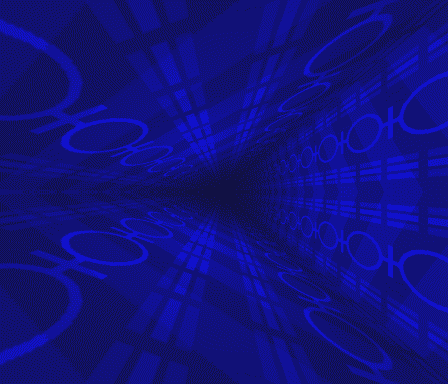
%> input picture tunnel/grfx data/stardust_tunnel_anim.gif, 448 x 384 px
$ octave stardust_tunnel_anim.m   (GNU Octave 9; MATLAB toolbox functions it lacks are replaced by stand-ins)
%> lines starting %> are read from the running program, lines starting %| are printed output that depends on the picture
%% Example Title

close all
clear

TMSMAP = [0,0,0               % 0 Transparent
    0,0,0               % 1 Black           0    0    0
    33,200,66            % 2 Medium green   33  200   66
    94,220,120           % 3 Light green    94  220  120
    84,85,237            % 4 Dark blue      84   85  237
    125,118,252           % 5 Light blue    125  118  252
    212,82,77             % 6 Dark red      212   82   77
    66,235,245            % 7 Cyan           66  235  245
    252,85,84             % 8 Medium red    252   85   84
    255,121,120           % 9 Light red     255  121  120
    212,193,84            % A Dark yellow   212  193   84
    230,206,128           % B Light yellow  230  206  128
    33,176,59             % C Dark green     33  176   59
    201,91,186            % D Magenta       201   91  186
    204,204,204           % E Gray          204  204  204
    255,255,255];         % F White         255  255  255

TMSMAP = TMSMAP/255;

[img,map,alpha]=imread('grfx data\stardust_tunnel_anim.gif','frames','all');
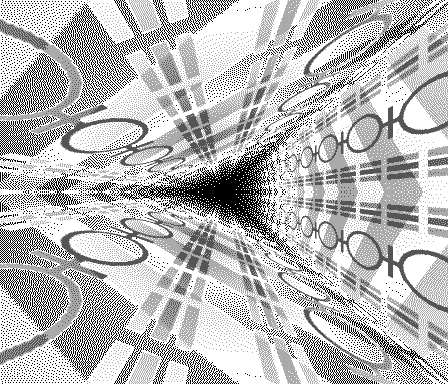
%> img: size 384x448 uint8; min 1, max 4, mean 3.2; drawn with min black and max white
%> map = [1 1 1; 0.0667 0.0667 0.267; 0.0667 0.0667 0.8; 0.0667 0.0667 0.6; 0.0667 0.0667 0.467; 0 0 0; 0 0 0; 0 0 0]; alpha = []

map(2,:)=TMSMAP(0+1,:);
map(3,:)=TMSMAP(7+1,:);
map(4,:)=TMSMAP(5+1,:);
map(5,:)=TMSMAP(4+1,:);

N = cell(1);
a = uint8(zeros(size(img,1),size(img,2)));

Nf = size(img,4);
%> Nf = 1
ncol = 84;
nrow = 48;

data = zeros( ncol,48,Nf);

for n=1:Nf
    b = img(:,:,1,n);
    a = b;
%         image(b); colormap(map);pause
%> (the run ends here)
